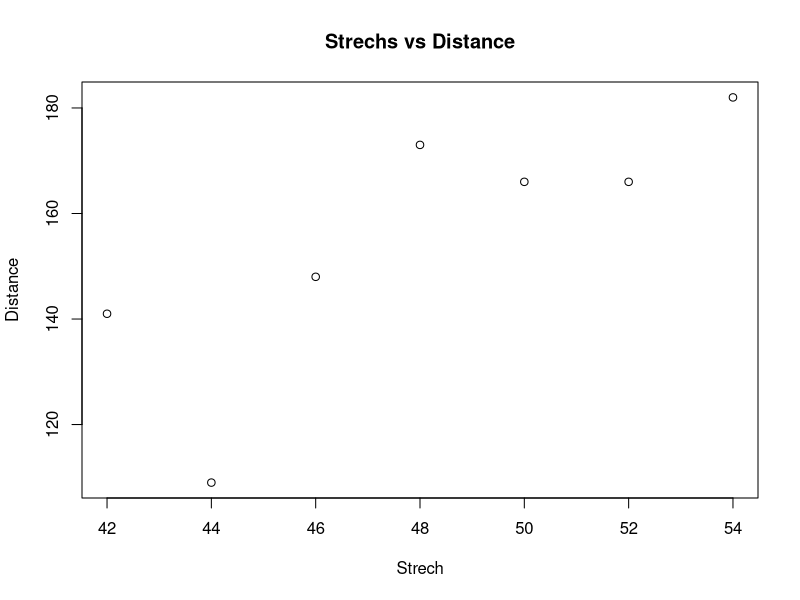
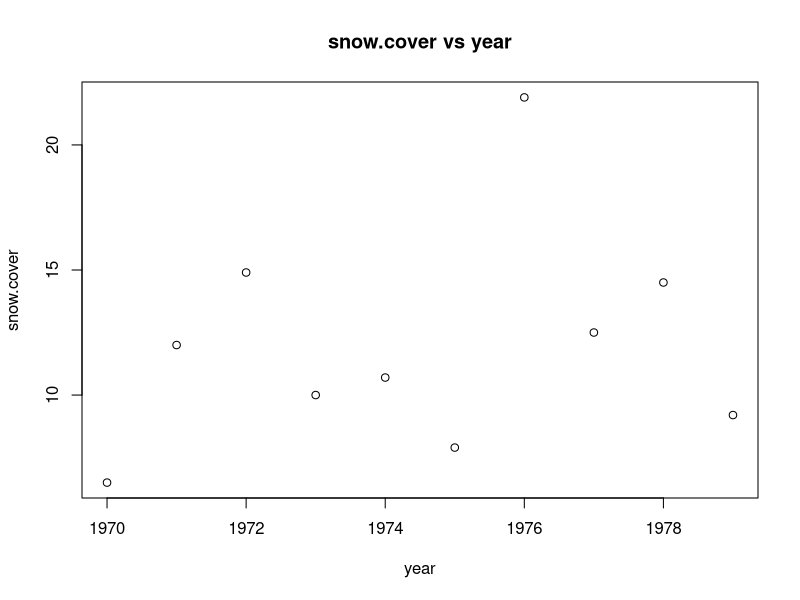
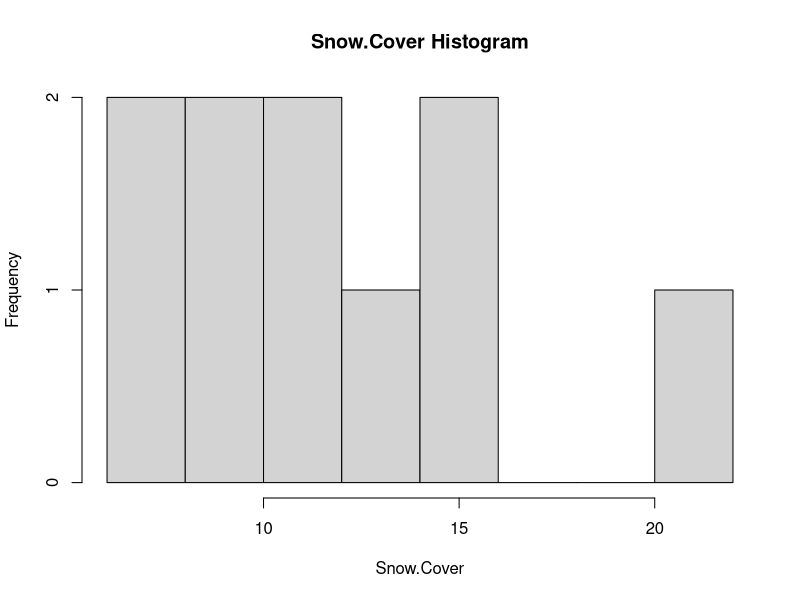
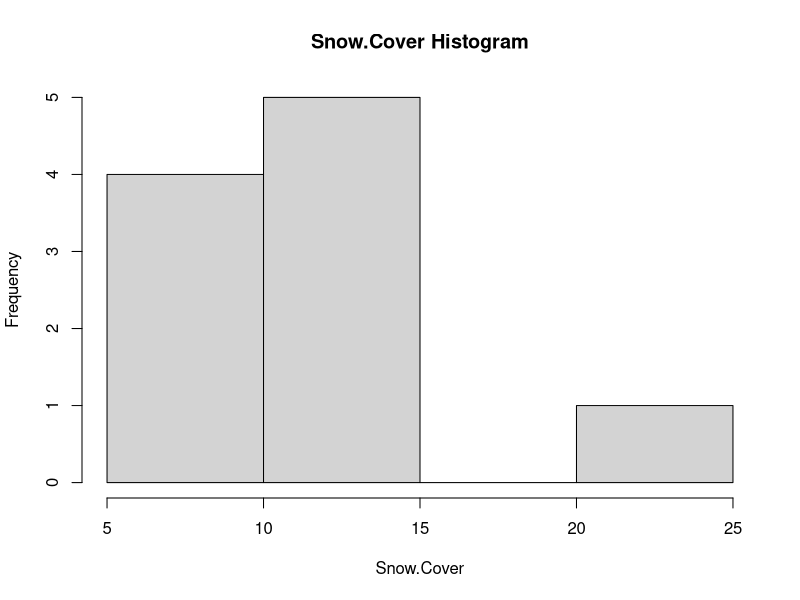
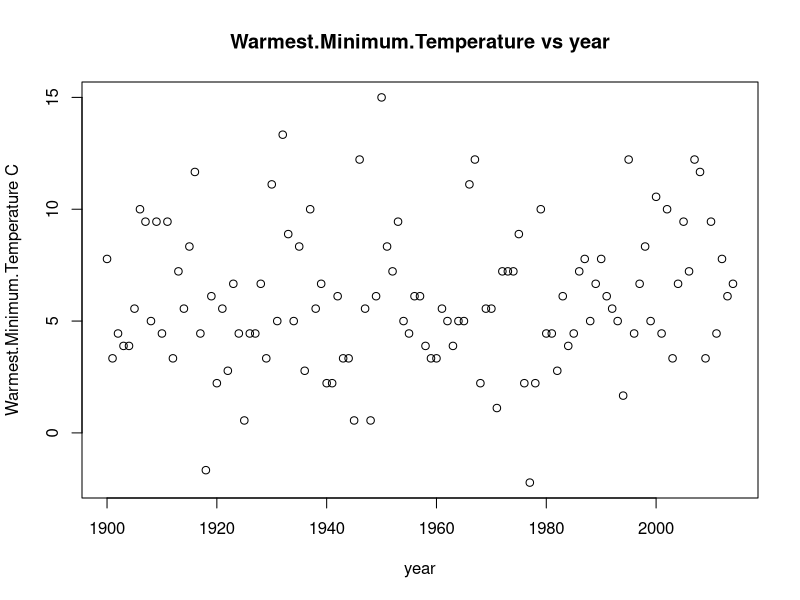
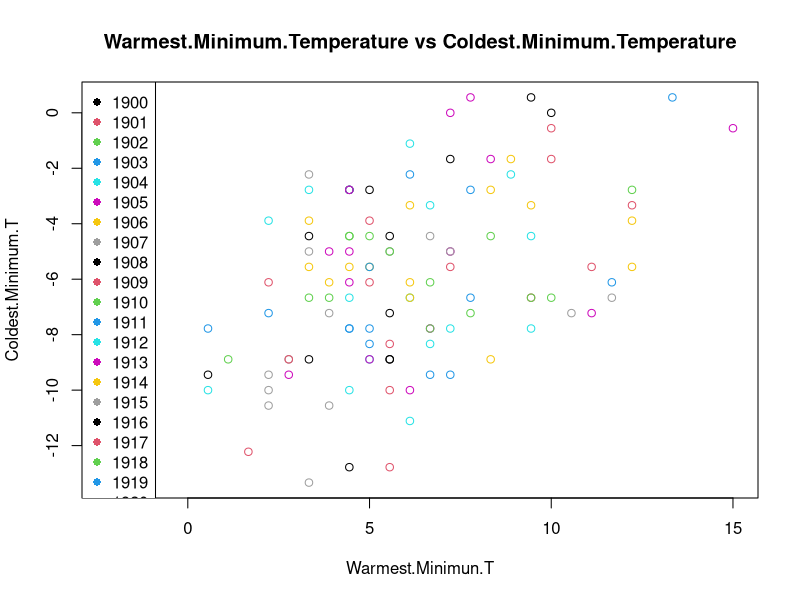
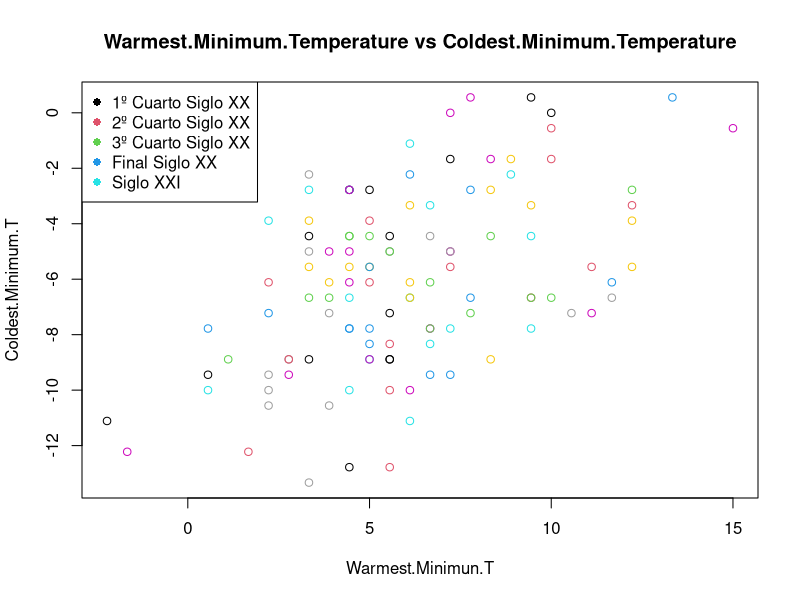

Source code (R) for these figures, in order:
## ---- chunk 1
strech<-c(46,54,48,50,44,42,52)
distance<-c(148,182,173,166,109,141,166)
data<-data.frame(strech,distance)
## ---- chunk 2
data
## ---- chunk 3
plot(data$strech, data$distance, main="Strechs vs Distance", xlab="Strech", ylab="Distance")
## ---- chunk 4
year<-c(1970,1971,1972,1973,1974,1975,1976,1977,1978,1979)
snow.cover<-c(6.5,12.0,14.9,10.0,10.7,7.9,21.9,12.5,14.5,9.2)
year.snow<-data.frame(year, snow.cover)
## ---- chunk 5
year.snow
## ---- chunk 6
plot( year.snow$year,year.snow$snow.cover, main="snow.cover vs year", xlab="year", ylab="snow.cover" )
## ---- chunk 7
hist(snow.cover, main="Snow.Cover Histogram", xlab="Snow.Cover", breaks=10)
## ---- chunk 8
hist(snow.cover, main="Snow.Cover Histogram", xlab="Snow.Cover", breaks=5)
## ---- chunk 9
library(readxl)
NY <- read_excel("datasets/NY.xls")
View(NY)
## ---- chunk 10
ftoc<-function(gradosf)
{
  return ((gradosf-32)*(5/9))
}

intomm<-function(invalue)
{
  return (as.numeric(invalue)*25.4)
}
## ---- chunk 11
NY[2:8]<-apply(NY[2:8],2,ftoc)
## ---- chunk 12
NY[9:12]<-apply(NY[9:12],2,intomm)

ny.dataframe<-data.frame(NY)
## ---- chunk 13
plot(ny.dataframe$Year, ny.dataframe$Warmest.Minimum.Temperature..F. , main="Warmest.Minimum.Temperature vs year", xlab="year", ylab="Warmest.Minimum.Temperature C" )
## ---- chunk 14
ny.dataframe$FactorYear<-as.factor(ny.dataframe$Year)

plot(ny.dataframe$Warmest.Minimum.Temperature..F., ny.dataframe$Coldest.Minimum.Temperature..F. , col=ny.dataframe$Year, main="Warmest.Minimum.Temperature vs Coldest.Minimum.Temperature", xlab="Warmest.Minimun.T", ylab = "Coldest.Minimum.T") 
legend("topleft", legend=levels(ny.dataframe$FactorYear), col=1:length(levels(ny.dataframe$FactorYear)), pch=16)
## ---- chunk 15
obtieneSiglo<-function(year)
{
  year<-as.numeric(year)
  print(year)
  if(year >= 1900 && year<1925)
  {
    return("1º Cuarto Siglo XX")
  }
  else if (year >= 1925 && year<1950)
  {
     return("2º Cuarto Siglo XX")
  }
  else if (year >= 1950 && year<1975)
  {
    return("3º Cuarto Siglo XX")
  }
   else if (year >= 1975 && year<2000)
  {
    return("Final Siglo XX")
   }
  else
  {
      return("Siglo XXI")
  }
}

ny.dataframe$CategoricYear<-lapply(ny.dataframe$Year,obtieneSiglo)

## ---- chunk 16
ny.dataframe$CategoricYear<-unlist(ny.dataframe$CategoricYear)
ny.dataframe$FactorCategoricYear<-as.factor(ny.dataframe$CategoricYear)

plot(ny.dataframe$Warmest.Minimum.Temperature..F., ny.dataframe$Coldest.Minimum.Temperature..F. , col=ny.dataframe$Year, main="Warmest.Minimum.Temperature vs Coldest.Minimum.Temperature", xlab="Warmest.Minimun.T", ylab = "Coldest.Minimum.T") 
legend("topleft", legend=levels(ny.dataframe$FactorCategoricYear),col=1:length(levels(ny.dataframe$FactorCategoricYear)), pch=16)
